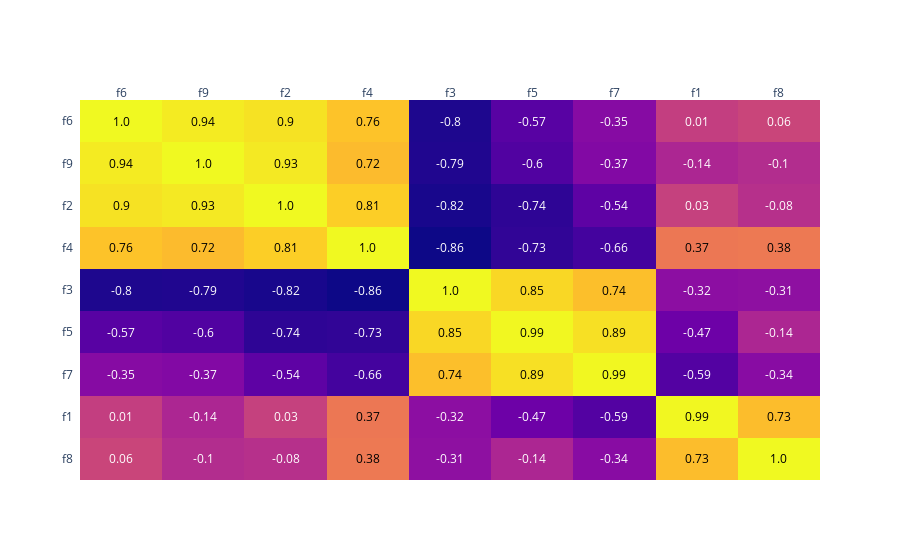

Notebook code for this chart:
### Code cell
corr = np.floor(corr*100)/100
ff.create_annotated_heatmap(corr.values, x=list(corr.columns), y=list(corr.index), annotation_text=corr.astype(str).values)

### Figure 1 — Plotly figure (JSON) as saved in the notebook; plotly's stock layout.template omitted (floating-point values rounded to 4 significant figures)
{"data": [{"colorscale": [[0, "#0d0887"], [0.1111, "#46039f"], [0.2222, "#7201a8"], [0.3333, "#9c179e"], [0.4444, "#bd3786"], [0.5556, "#d8576b"], [0.6667, "#ed7953"], [0.7778, "#fb9f3a"], [0.8889, "#fdca26"], [1, "#f0f921"]], "reversescale": false, "showscale": false, "type": "heatmap", "x": ["f6", "f9", "f2", "f4", "f3", "f5", "f7", "f1", "f8"], "y": ["f8", "f1", "f7", "f5", "f3", "f4", "f2", "f9", "f6"], "z": [[0.06, -0.1, -0.08, 0.38, -0.31, -0.14, -0.34, 0.73, 1], [0.01, -0.14, 0.03, 0.37, -0.32, -0.47, -0.59, 0.99, 0.73], [-0.35, -0.37, -0.54, -0.66, 0.74, 0.89, 0.99, -0.59, -0.34], [-0.57, -0.6, -0.74, -0.73, 0.85, 0.99, 0.89, -0.47, -0.14], [-0.8, -0.79, -0.82, -0.86, 1, 0.85, 0.74, -0.32, -0.31], [0.76, 0.72, 0.81, 1, -0.86, -0.73, -0.66, 0.37, 0.38], [0.9, 0.93, 1, 0.81, -0.82, -0.74, -0.54, 0.03, -0.08], [0.94, 1, 0.93, 0.72, -0.79, -0.6, -0.37, -0.14, -0.1], [1, 0.94, 0.9, 0.76, -0.8, -0.57, -0.35, 0.01, 0.06]]}], "layout": {"annotations": [{"font": {"color": "#FFFFFF"}, "showarrow": false, "text": "0.06", "x": "f6", "xref": "x", "y": "f8", "yref": "y"}, {"font": {"color": "#FFFFFF"}, "showarrow": false, "text": "-0.1", "x": "f9", "xref": "x", "y": "f8", "yref": "y"}, {"font": {"color": "#FFFFFF"}, "showarrow": false, "text": "-0.08", "x": "f2", "xref": "x", "y": "f8", "yref": "y"}, {"font": {"color": "#000000"}, "showarrow": false, "text": "0.38", "x": "f4", "xref": "x", "y": "f8", "yref": "y"}, {"font": {"color": "#FFFFFF"}, "showarrow": false, "text": "-0.31", "x": "f3", "xref": "x", "y": "f8", "yref": "y"}, {"font": {"color": "#FFFFFF"}, "showarrow": false, "text": "-0.14", "x": "f5", "xref": "x", "y": "f8", "yref": "y"}, {"font": {"color": "#FFFFFF"}, "showarrow": false, "text": "-0.34", "x": "f7", "xref": "x", "y": "f8", "yref": "y"}, {"font": {"color": "#000000"}, "showarrow": false, "text": "0.73", "x": "f1", "xref": "x", "y": "f8", "yref": "y"}, {"font": {"color": "#000000"}, "showarrow": false, "text": "1.0", "x": "f8", "xref": "x", "y": "f8", "yref": "y"}, {"font": {"color": "#FFFFFF"}, "showarrow": false, "text": "0.01", "x": "f6", "xref": "x", "y": "f1", "yref": "y"}, {"font": {"color": "#FFFFFF"}, "showarrow": false, "text": "-0.14", "x": "f9", "xref": "x", "y": "f1", "yref": "y"}, {"font": {"color": "#FFFFFF"}, "showarrow": false, "text": "0.03", "x": "f2", "xref": "x", "y": "f1", "yref": "y"}, {"font": {"color": "#000000"}, "showarrow": false, "text": "0.37", "x": "f4", "xref": "x", "y": "f1", "yref": "y"}, {"font": {"color": "#FFFFFF"}, "showarrow": false, "text": "-0.32", "x": "f3", "xref": "x", "y": "f1", "yref": "y"}, {"font": {"color": "#FFFFFF"}, "showarrow": false, "text": "-0.47", "x": "f5", "xref": "x", "y": "f1", "yref": "y"}, {"font": {"color": "#FFFFFF"}, "showarrow": false, "text": "-0.59", "x": "f7", "xref": "x", "y": "f1", "yref": "y"}, {"font": {"color": "#000000"}, "showarrow": false, "text": "0.99", "x": "f1", "xref": "x", "y": "f1", "yref": "y"}, {"font": {"color": "#000000"}, "showarrow": false, "text": "0.73", "x": "f8", "xref": "x", "y": "f1", "yref": "y"}, {"font": {"color": "#FFFFFF"}, "showarrow": false, "text": "-0.35", "x": "f6", "xref": "x", "y": "f7", "yref": "y"}, {"font": {"color": "#FFFFFF"}, "showarrow": false, "text": "-0.37", "x": "f9", "xref": "x", "y": "f7", "yref": "y"}, {"font": {"color": "#FFFFFF"}, "showarrow": false, "text": "-0.54", "x": "f2", "xref": "x", "y": "f7", "yref": "y"}, {"font": {"color": "#FFFFFF"}, "showarrow": false, "text": "-0.66", "x": "f4", "xref": "x", "y": "f7", "yref": "y"}, {"font": {"color": "#000000"}, "showarrow": false, "text": "0.74", "x": "f3", "xref": "x", "y": "f7", "yref": "y"}, {"font": {"color": "#000000"}, "showarrow": false, "text": "0.89", "x": "f5", "xref": "x", "y": "f7", "yref": "y"}, {"font": {"color": "#000000"}, "showarrow": false, "text": "0.99", "x": "f7", "xref": "x", "y": "f7", "yref": "y"}, {"font": {"color": "#FFFFFF"}, "showarrow": false, "text": "-0.59", "x": "f1", "xref": "x", "y": "f7", "yref": "y"}, {"font": {"color": "#FFFFFF"}, "showarrow": false, "text": "-0.34", "x": "f8", "xref": "x", "y": "f7", "yref": "y"}, {"font": {"color": "#FFFFFF"}, "showarrow": false, "text": "-0.57", "x": "f6", "xref": "x", "y": "f5", "yref": "y"}, {"font": {"color": "#FFFFFF"}, "showarrow": false, "text": "-0.6", "x": "f9", "xref": "x", "y": "f5", "yref": "y"}, {"font": {"color": "#FFFFFF"}, "showarrow": false, "text": "-0.74", "x": "f2", "xref": "x", "y": "f5", "yref": "y"}, {"font": {"color": "#FFFFFF"}, "showarrow": false, "text": "-0.73", "x": "f4", "xref": "x", "y": "f5", "yref": "y"}, {"font": {"color": "#000000"}, "showarrow": false, "text": "0.85", "x": "f3", "xref": "x", "y": "f5", "yref": "y"}, {"font": {"color": "#000000"}, "showarrow": false, "text": "0.99", "x": "f5", "xref": "x", "y": "f5", "yref": "y"}, {"font": {"color": "#000000"}, "showarrow": false, "text": "0.89", "x": "f7", "xref": "x", "y": "f5", "yref": "y"}, {"font": {"color": "#FFFFFF"}, "showarrow": false, "text": "-0.47", "x": "f1", "xref": "x", "y": "f5", "yref": "y"}, {"font": {"color": "#FFFFFF"}, "showarrow": false, "text": "-0.14", "x": "f8", "xref": "x", "y": "f5", "yref": "y"}, {"font": {"color": "#FFFFFF"}, "showarrow": false, "text": "-0.8", "x": "f6", "xref": "x", "y": "f3", "yref": "y"}, {"font": {"color": "#FFFFFF"}, "showarrow": false, "text": "-0.79", "x": "f9", "xref": "x", "y": "f3", "yref": "y"}, {"font": {"color": "#FFFFFF"}, "showarrow": false, "text": "-0.82", "x": "f2", "xref": "x", "y": "f3", "yref": "y"}, {"font": {"color": "#FFFFFF"}, "showarrow": false, "text": "-0.86", "x": "f4", "xref": "x", "y": "f3", "yref": "y"}, {"font": {"color": "#000000"}, "showarrow": false, "text": "1.0", "x": "f3", "xref": "x", "y": "f3", "yref": "y"}, {"font": {"color": "#000000"}, "showarrow": false, "text": "0.85", "x": "f5", "xref": "x", "y": "f3", "yref": "y"}, {"font": {"color": "#000000"}, "showarrow": false, "text": "0.74", "x": "f7", "xref": "x", "y": "f3", "yref": "y"}, {"font": {"color": "#FFFFFF"}, "showarrow": false, "text": "-0.32", "x": "f1", "xref": "x", "y": "f3", "yref": "y"}, {"font": {"color": "#FFFFFF"}, "showarrow": false, "text": "-0.31", "x": "f8", "xref": "x", "y": "f3", "yref": "y"}, {"font": {"color": "#000000"}, "showarrow": false, "text": "0.76", "x": "f6", "xref": "x", "y": "f4", "yref": "y"}, {"font": {"color": "#000000"}, "showarrow": false, "text": "0.72", "x": "f9", "xref": "x", "y": "f4", "yref": "y"}, {"font": {"color": "#000000"}, "showarrow": false, "text": "0.81", "x": "f2", "xref": "x", "y": "f4", "yref": "y"}, {"font": {"color": "#000000"}, "showarrow": false, "text": "1.0", "x": "f4", "xref": "x", "y": "f4", "yref": "y"}, {"font": {"color": "#FFFFFF"}, "showarrow": false, "text": "-0.86", "x": "f3", "xref": "x", "y": "f4", "yref": "y"}, {"font": {"color": "#FFFFFF"}, "showarrow": false, "text": "-0.73", "x": "f5", "xref": "x", "y": "f4", "yref": "y"}, {"font": {"color": "#FFFFFF"}, "showarrow": false, "text": "-0.66", "x": "f7", "xref": "x", "y": "f4", "yref": "y"}, {"font": {"color": "#000000"}, "showarrow": false, "text": "0.37", "x": "f1", "xref": "x", "y": "f4", "yref": "y"}, {"font": {"color": "#000000"}, "showarrow": false, "text": "0.38", "x": "f8", "xref": "x", "y": "f4", "yref": "y"}, {"font": {"color": "#000000"}, "showarrow": false, "text": "0.9", "x": "f6", "xref": "x", "y": "f2", "yref": "y"}, {"font": {"color": "#000000"}, "showarrow": false, "text": "0.93", "x": "f9", "xref": "x", "y": "f2", "yref": "y"}, {"font": {"color": "#000000"}, "showarrow": false, "text": "1.0", "x": "f2", "xref": "x", "y": "f2", "yref": "y"}, {"font": {"color": "#000000"}, "showarrow": false, "text": "0.81", "x": "f4", "xref": "x", "y": "f2", "yref": "y"}, {"font": {"color": "#FFFFFF"}, "showarrow": false, "text": "-0.82", "x": "f3", "xref": "x", "y": "f2", "yref": "y"}, {"font": {"color": "#FFFFFF"}, "showarrow": false, "text": "-0.74", "x": "f5", "xref": "x", "y": "f2", "yref": "y"}, {"font": {"color": "#FFFFFF"}, "showarrow": false, "text": "-0.54", "x": "f7", "xref": "x", "y": "f2", "yref": "y"}, {"font": {"color": "#FFFFFF"}, "showarrow": false, "text": "0.03", "x": "f1", "xref": "x", "y": "f2", "yref": "y"}, {"font": {"color": "#FFFFFF"}, "showarrow": false, "text": "-0.08", "x": "f8", "xref": "x", "y": "f2", "yref": "y"}, {"font": {"color": "#000000"}, "showarrow": false, "text": "0.94", "x": "f6", "xref": "x", "y": "f9", "yref": "y"}, {"font": {"color": "#000000"}, "showarrow": false, "text": "1.0", "x": "f9", "xref": "x", "y": "f9", "yref": "y"}, {"font": {"color": "#000000"}, "showarrow": false, "text": "0.93", "x": "f2", "xref": "x", "y": "f9", "yref": "y"}, {"font": {"color": "#000000"}, "showarrow": false, "text": "0.72", "x": "f4", "xref": "x", "y": "f9", "yref": "y"}, {"font": {"color": "#FFFFFF"}, "showarrow": false, "text": "-0.79", "x": "f3", "xref": "x", "y": "f9", "yref": "y"}, {"font": {"color": "#FFFFFF"}, "showarrow": false, "text": "-0.6", "x": "f5", "xref": "x", "y": "f9", "yref": "y"}, {"font": {"color": "#FFFFFF"}, "showarrow": false, "text": "-0.37", "x": "f7", "xref": "x", "y": "f9", "yref": "y"}, {"font": {"color": "#FFFFFF"}, "showarrow": false, "text": "-0.14", "x": "f1", "xref": "x", "y": "f9", "yref": "y"}, {"font": {"color": "#FFFFFF"}, "showarrow": false, "text": "-0.1", "x": "f8", "xref": "x", "y": "f9", "yref": "y"}, {"font": {"color": "#000000"}, "showarrow": false, "text": "1.0", "x": "f6", "xref": "x", "y": "f6", "yref": "y"}, {"font": {"color": "#000000"}, "showarrow": false, "text": "0.94", "x": "f9", "xref": "x", "y": "f6", "yref": "y"}, {"font": {"color": "#000000"}, "showarrow": false, "text": "0.9", "x": "f2", "xref": "x", "y": "f6", "yref": "y"}, {"font": {"color": "#000000"}, "showarrow": false, "text": "0.76", "x": "f4", "xref": "x", "y": "f6", "yref": "y"}, {"font": {"color": "#FFFFFF"}, "showarrow": false, "text": "-0.8", "x": "f3", "xref": "x", "y": "f6", "yref": "y"}, {"font": {"color": "#FFFFFF"}, "showarrow": false, "text": "-0.57", "x": "f5", "xref": "x", "y": "f6", "yref": "y"}, {"font": {"color": "#FFFFFF"}, "showarrow": false, "text": "-0.35", "x": "f7", "xref": "x", "y": "f6", "yref": "y"}, {"font": {"color": "#FFFFFF"}, "showarrow": false, "text": "0.01", "x": "f1", "xref": "x", "y": "f6", "yref": "y"}, {"font": {"color": "#FFFFFF"}, "showarrow": false, "text": "0.06", "x": "f8", "xref": "x", "y": "f6", "yref": "y"}], "autosize": true, "xaxis": {"autorange": true, "dtick": 1, "gridcolor": "rgb(0, 0, 0)", "range": [-0.5, 8.5], "side": "top", "ticks": "", "type": "category"}, "yaxis": {"autorange": true, "dtick": 1, "range": [-0.5, 8.5], "ticks": "", "ticksuffix": "  ", "type": "category"}}}
